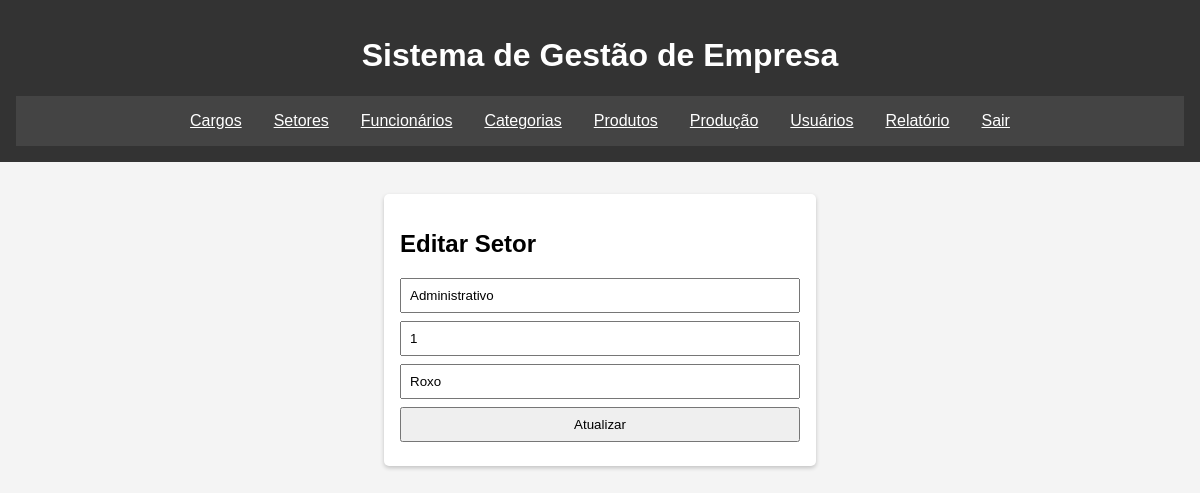
The app's page /salvar-setores.php?id=1 (signed in) with its own data.
### tables this page shows
CREATE TABLE `setor` (
  `SetorID` int(11) NOT NULL,
  `Nome` varchar(45) DEFAULT NULL,
  `Andar` int(11) DEFAULT NULL,
  `Cor` varchar(45) DEFAULT NULL
);

### salvar-setores.php (the view, shortened to what this page needs)
<?php
include_once './include/conexao.php';
include_once './include/header.php';
$id = isset($_GET['id']) ? $_GET['id'] : null;
if ($id) {
    $sql = "SELECT * FROM setor WHERE SetorID = $id";
    $resultado = $conn->query($sql);
    $setor = $resultado->fetch_assoc();
}
?>
<main>
    <div id="setores" class="tela">
        <form class="crud-form" method="post" action="">
          <h2><?php echo $id ? 'Editar Setor' : 'Cadastro de Setor'; ?></h2>
          <input type="text" name="nome" placeholder="Nome do Setor" value="<?php echo $id ? $setor['Nome'] : ''; ?>" required>
          <input type="text" name="andar" placeholder="Andar" value="<?php echo $id ? $setor['Andar'] : ''; ?>" required>
          <input type="text" name="cor" placeholder="Cor" value="<?php echo $id ? $setor['Cor'] : ''; ?>" required>
          <button type="submit"><?php echo $id ? 'Atualizar' : 'Salvar'; ?></button>
        </form>
    </div>
</main>
<?php
include_once './include/footer.php';
?>

### assets/style.css (style rules this page uses)
body { font-family: Arial, sans-serif; background-color: #f4f4f4; margin: 0; padding: 0; }
.tela { padding: 2rem; }
.login-form, .crud-form { background-color: white; padding: 1rem; border-radius: 5px; max-width: 400px; margin: auto; box-shadow: 0 2px 4px rgba(0,0,0,0.2); }
input, textarea { display: block; width: 95%; margin: 0.5rem 0; padding: 0.5rem; }
button,select { display: block; width: 100%; margin: 0.5rem 0; padding: 0.5rem; }

### records on screen
setor: nome "Administrativo", andar "1", cor "Roxo"
